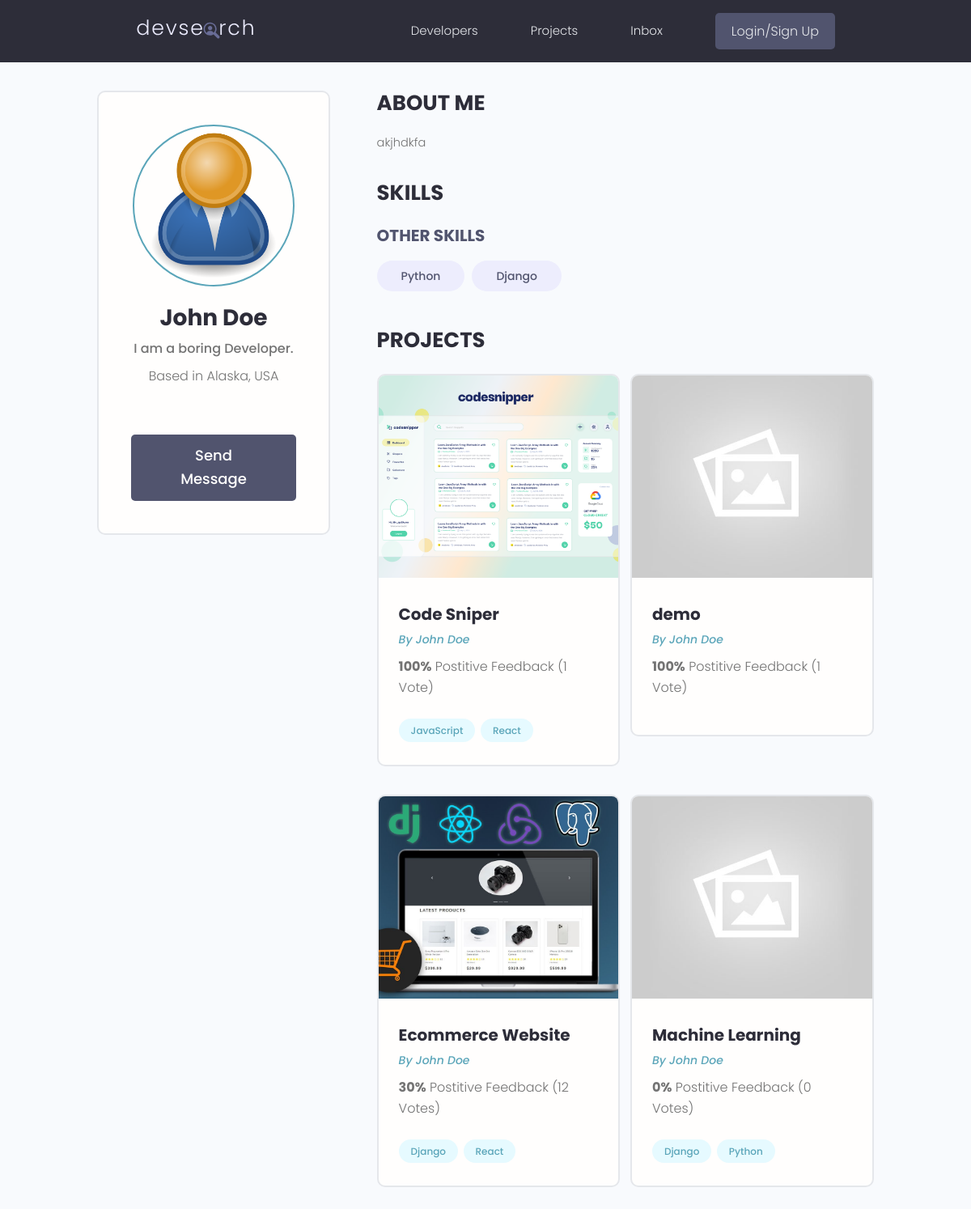
Screenshot of /profile/31d0e122-dbef-42dc-a016-94e4a267ff22 with the database file from the repository.
### users/models.py (models this page shows, shortened)
class Profile(models.Model):
    user = models.OneToOneField(User, on_delete=models.CASCADE, null=True, blank=True)
    name = models.CharField(max_length=200, blank=True, null=True)
    email = models.EmailField(max_length=500, blank=True, null=True)
    username = models.CharField(max_length=200, blank=True, null=True)
    location = models.CharField(max_length=200, blank=True, null=True)
    short_intro = models.CharField(max_length=200, blank=True, null=True)
    bio = models.TextField(blank=True, null=True)
    profile_image = models.ImageField(null=True, blank=True, upload_to='profiles/', default="profiles/user-default.png")
    social_github = models.CharField(max_length=200, blank=True, null=True)
    social_twitter = models.CharField(max_length=200, blank=True, null=True)
    social_linkedin = models.CharField(max_length=200, blank=True, null=True)
    social_youtube = models.CharField(max_length=200, blank=True, null=True)
    social_website = models.CharField(max_length=200, blank=True, null=True)
    created = models.DateTimeField(auto_now_add=True)
    id = models.UUIDField(default=uuid.uuid4, unique=True, primary_key=True, editable=False)

class Skill(models.Model):
    owner = models.ForeignKey(Profile, on_delete=models.CASCADE, null=True, blank=True)
    name = models.CharField(max_length=200, blank=True, null=True)
    description = models.TextField(null=True, blank=True)
    created = models.DateTimeField(auto_now_add=True)
    id = models.UUIDField(default=uuid.uuid4, unique=True, primary_key=True, editable=False)

### projects/models.py (models this page shows, shortened)
class Project(models.Model):
    owner = models.ForeignKey(Profile, null=True, blank=True, on_delete=models.SET_NULL)
    title = models.CharField(max_length=200)
    description = models.TextField(null=True, blank=True)
    featured_image = models.ImageField(null=True, blank=True, default="default.jpg")
    demo_link = models.CharField(max_length=2000, null=True, blank=True)
    source_link = models.CharField(max_length=2000, null=True, blank=True)
    tags = models.ManyToManyField('Tag', blank=True)
    vote_total = models.IntegerField(default=0, null=True, blank=True)
    vote_ratio = models.IntegerField(default=0, null=True, blank=True)
    created = models.DateTimeField(auto_now_add=True)
    id = models.UUIDField(default=uuid.uuid4, unique=True, primary_key=True, editable=False)
    class Meta:
        ordering = ['-vote_ratio', '-vote_total', 'title']

class Tag(models.Model):
    name = models.CharField(max_length=200)
    created = models.DateTimeField(auto_now_add=True)
    id = models.UUIDField(default=uuid.uuid4, unique=True, primary_key=True, editable=False)
    def __str__(self):
        return self.name

### users/views.py (the view)
# urls.py: path('profile/<str:pk>', views.userProfile, name="user-profile"),
def userProfile(request, pk):
    profile = Profile.objects.get(id=pk)
    topSkills = profile.skill_set.exclude(description__exact="")
    otherSkills = profile.skill_set.filter(description="")
    context = {'profile' : profile, 'topSkills' : topSkills, 'otherSkills' : otherSkills}
    return render(request, 'users/user-profile.html', context)

### users/templates/users/user-profile.html (shortened to what this page needs)
{% extends 'main.html' %}
{% block content %}
<main class="profile my-md">
    <div class="container">
      <div class="layout">
        <div class="column column--1of3">
          <div class="card text-center">
            <div class="card__body dev">
              <img class="avatar avatar--xl" src="{{ profile.profile_image.url }}" />
              <h2 class="dev__name">{{ profile.name }}</h2>
              <p class="dev__title">{{ profile.short_intro }}</p>
              <p class="dev__location">Based in {{ profile.location }}</p>
              <a href="#" class="btn btn--sub btn--lg">Send Message </a>
            </div>
          </div>
        </div>
        <div class="column column--2of3">
          <div class="devInfo">
            <h3 class="devInfo__title">About Me</h3>
            <p class="devInfo__about"> {{ profile.bio }}</p>
          </div>
          <div class="devInfo">
            <h3 class="devInfo__title">Skills</h3>
            <div class="devInfo__skills">
              <h3 class="devInfo__subtitle">Other Skills</h3>
              <div class="devInfo__otherSkills">
                {% for skill in otherSkills %}
                <span class="tag tag--pill tag--sub tag--lg">
                  <small>{{ skill.name }}</small>
                </span>
                {% endfor %}
              </div>
            </div>
          </div>
          <div class="devInfo">
            <h3 class="devInfo__title">Projects</h3>
            <div class="grid grid--two">
            {%for project in profile.project_set.all %}
              <div class="column">
                <div class="card project">
                  <a href="{% url 'project' project.id %}" class="project">
                    <img class="project__thumbnail" src="{{ project.featured_image.url }}" alt="project thumbnail" />
                    <div class="card__body">
                      <h3 class="project__title">{{ project.title }}</h3>
                      <p><a class="project__author" href="{% url 'user-profile' project.owner.id %}">By {{ project.owner.name }}</a></p>
                      <p class="project--rating">
                        <span style="font-weight: bold;">{{ project.vote_ratio }}%</span> Postitive
                        Feedback ({{project.vote_total}} Vote{{project.vote_total|pluralize:"s"}})
                      </p>
                      <div class="project__tags">
                        {% for tag in project.tags.all %}
                        <span class="tag tag--pill tag--main">
                          <small>{{ tag }}</small>
                        </span>
                        {% endfor %}
                      </div>
                    </div>
                  </a>
                </div>
              </div>
            {% endfor %}
            </div>
          </div>
        </div>
      </div>
    </div>
  </main>
{% endblock content %}

### static/styles/app.css (style rules this page uses)
:root { --color-sub: #2d2d39; }
.btn--sub { background-color: var(--color-sub-light); }
.card { border: 2px solid var(--color-light); }
img { width: 100%; }
.profile .card > .dev { padding: 4rem; }
.dev__name { color: var(--color-sub); font-size: 2.8rem; font-weight: 700; margin-top: 1rem; margin-bottom: 0.5rem; }
.dev__title { font-size: 1.6rem; font-weight: 500; line-height: 1.3; }
.dev__location { margin-top: 1rem; }
.devInfo { margin-bottom: 3rem; }
.devInfo__title, .devInfo__subtitle { font-size: 2.6rem; color: var(--color-sub); text-transform: uppercase; font-weight: 700; margin-bottom: 1.5rem; }
.devInfo__subtitle { font-size: 2rem; color: var(--color-sub-light); }
.devInfo__about, .devSkill__info { font-size: 1.45rem; line-height: 1.7; text-align: justify; }
.project__author { font-size: 1.4rem; font-style: italic; }
.project--rating { margin-bottom: 1.6em; margin-top: .5em; }
.project__thumbnail { height: 25rem; object-fit: cover; object-position: top center; }
.project__title { font-size: 2rem; font-weight: 700; color: var(--color-sub); }

### static/uikit/styles/modules/_variables.css (style rules this page uses)
:root { --color-main: #5aa5b9; --color-main-light: #e6faff; --color-sub: #3f4156; --color-sub-light: #51546e; --color-sub-lighter: #ededfd; --color-text: #737373; --color-gray: #8b8b8b; --color-light: #e5e7eb; --color-light-gray: #767676; --color-bg: #f8fafd; --color-white: #fffefd; --color-white-light: #f3f3f3; --color-success: #359e64; --color-success-bg: #def8e8; --color-error: #fc4b0b; --color-error-bg: #fff2ee; --font-base: 'Poppins', arial, helvetica, 'Segoe UI', roboto, ubuntu, sans-serif; --font-monospace: 'Fira Code', 'Courier New', courier, monospace; --font-regular: 300; --font-medium: 500; --font-bold: 700; --generic-shadow: 1px 1px 5px #00000010; --generic-transition: all 0.3s ease-in-out; }

### static/uikit/styles/modules/_base.css (style rules this page uses)
* { margin: 0; padding: 0; box-sizing: border-box; text-rendering: optimizeLegibility; color: inherit; font-size: inherit; }
html { font-size: 50%; }
@media only screen and (min-width: 480px) { html { font-size: 56.25%; } }
@media only screen and (min-width: 1200px) { html { font-size: 62.5%; } }
body { line-height: 1.6; font-weight: 400; font-size: 1.5rem; color: var(--color-text); background-color: var(--color-bg); min-height: 100vh; }

### static/uikit/styles/modules/_typography.css (style rules this page uses)
* { font-family: var(--font-base); }
h2 { font-size: 3.6rem; font-weight: var(--font-bold); }
h3 { font-size: 3.2rem; font-weight: var(--font-medium); }
p, span, strong { font-size: 1.6rem; color: var(--color-text); font-weight: var(--font-regular); }
a { padding-bottom: 2px; text-decoration: none; display: inline-block; color: var(--color-main); font-weight: var(--font-medium); }

### static/uikit/styles/modules/_utilities.css (style rules this page uses)
.container { width: 92%; max-width: 165rem; margin: 0 auto; box-sizing: border-box; }
@media screen and (min-width: 1000px) { .container { width: 90%; } }
@media screen and (min-width: 1200px) { .container { width: 80%; } }
.text-center { text-align: center; }
.my-md { margin: 3rem auto; }

### static/uikit/styles/modules/_avatar.css (style rules this page uses)
.avatar { border-radius: 50%; border: 2px solid var(--color-main); object-fit: cover; }
.avatar--xl { height: 20rem; width: 20rem; }

### static/uikit/styles/modules/_button.css (style rules this page uses)
.btn { display: inline-block; position: relative; cursor: pointer; background-color: var(--color-light); font-weight: var(--font-medium); color: var(--color-sub); text-decoration: none; padding: 1rem 2rem; border-radius: 0.5rem; border: none; width: -webkit-fit-content; width: -moz-fit-content; width: fit-content; height: -webkit-fit-content; height: -moz-fit-content; height: fit-content; font-size: 1.6rem; outline-width: 0; outline-color: transparent; -webkit-backface-visibility: hidden; backface-visibility: hidden; transition: all 0.3s ease-in-out; }
.btn--sub { background-color: var(--color-sub); color: var(--color-white); }
.btn--lg { font-size: 1.8rem; padding: 1.2rem 4.5rem; }

### static/uikit/styles/modules/_card.css (style rules this page uses)
.card { border-radius: 1rem; background-color: var(--color-white); border: 1.5px solid var(--color-light); width: auto; height: auto; margin-top: 0.5rem; margin-bottom: 0.5rem; overflow: hidden; }
.card__body, .card__header { padding: 2rem 2.5rem; }

### static/uikit/styles/modules/_grid.css (style rules this page uses)
.grid { display: flex; flex-wrap: wrap; justify-content: flex-start; align-items: stretch; }
.grid > .column { min-width: 28rem; margin-bottom: 2.5rem; }
.grid--two > .column { flex-basis: 100%; }
@media screen and (min-width: 800px) { .grid--two { margin-right: -2%; } }
@media screen and (min-width: 800px) { .grid--two > .column { margin-right: 2%; } }
@media screen and (min-width: 800px) { .grid--two > .column { flex-basis: 48%; } }

### rows the page displays
Profile: profile_image (placeholder picture), name "John Doe", short_intro "I am a boring Developer.", location "Alaska, USA", bio "akjhdkfa"
Skill: name "Python"
Skill: name "Django"
Project: featured_image (picture), title "Code Sniper", owner.name "John Doe", vote_ratio "100", vote_total "1"
Tag: name "JavaScript"
Tag: name "React"
Project: featured_image (placeholder picture), title "demo", owner.name "John Doe", vote_ratio "100", vote_total "1"
Project: featured_image (picture), title "Ecommerce Website", owner.name "John Doe", vote_ratio "30", vote_total "12"
Tag: name "Django"
Project: featured_image (placeholder picture), title "Machine Learning", owner.name "John Doe", vote_ratio "0", vote_total "0"
Tag: name "Python"
